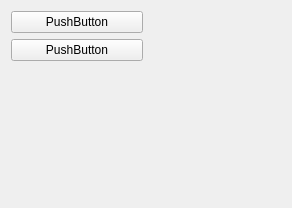
<?xml version="1.0" encoding="UTF-8"?>
<ui version="4.0">
    <class>Form</class>
    <widget class="QWidget" name="Form">
        <property name="geometry">
            <rect>
                <x>0</x>
                <y>0</y>
                <width>292</width>
                <height>208</height>
            </rect>
        </property>
        <property name="windowTitle">
            <string>Form</string>
        </property>
        <layout class="QGridLayout" name="gridLayout">
            <item row="0" column="0">
                <widget class="QPushButton" name="pushButton">
                    <property name="text">
                        <string>PushButton</string>
                    </property>
                    <property name="icon">
                        <iconset resource="../resources/resources.qrc">
                            <normaloff>:/icons/icons/icon1.png</normaloff>:/icons/icons/icon1.png
                        </iconset>
                    </property>
                </widget>
            </item>
            <item row="1" column="0">
                <widget class="QPushButton" name="pushButton_2">
                    <property name="text">
                        <string>PushButton</string>
                    </property>
                    <property name="icon">
                        <iconset resource="../resources/resources.qrc">
                            <normaloff>:/icons/icons/icon2.png</normaloff>:/icons/icons/icon2.png
                        </iconset>
                    </property>
                </widget>
            </item>
            <item row="2" column="0">
                <widget class="QLabel" name="label">
                    <property name="text">
                        <string/>
                    </property>
                    <property name="pixmap">
                        <pixmap resource="../resources/resources.qrc">:/images/image1.png</pixmap>
                    </property>
                </widget>
            </item>
            <item row="2" column="1">
                <widget class="QLabel" name="label_2">
                    <property name="text">
                        <string/>
                    </property>
                    <property name="pixmap">
                        <pixmap resource="../resources/resources.qrc">:/images/image2.png</pixmap>
                    </property>
                </widget>
            </item>
        </layout>
    </widget>
    <resources>
        <include location="../resources/resources.qrc"/>
    </resources>
    <connections/>
</ui>
